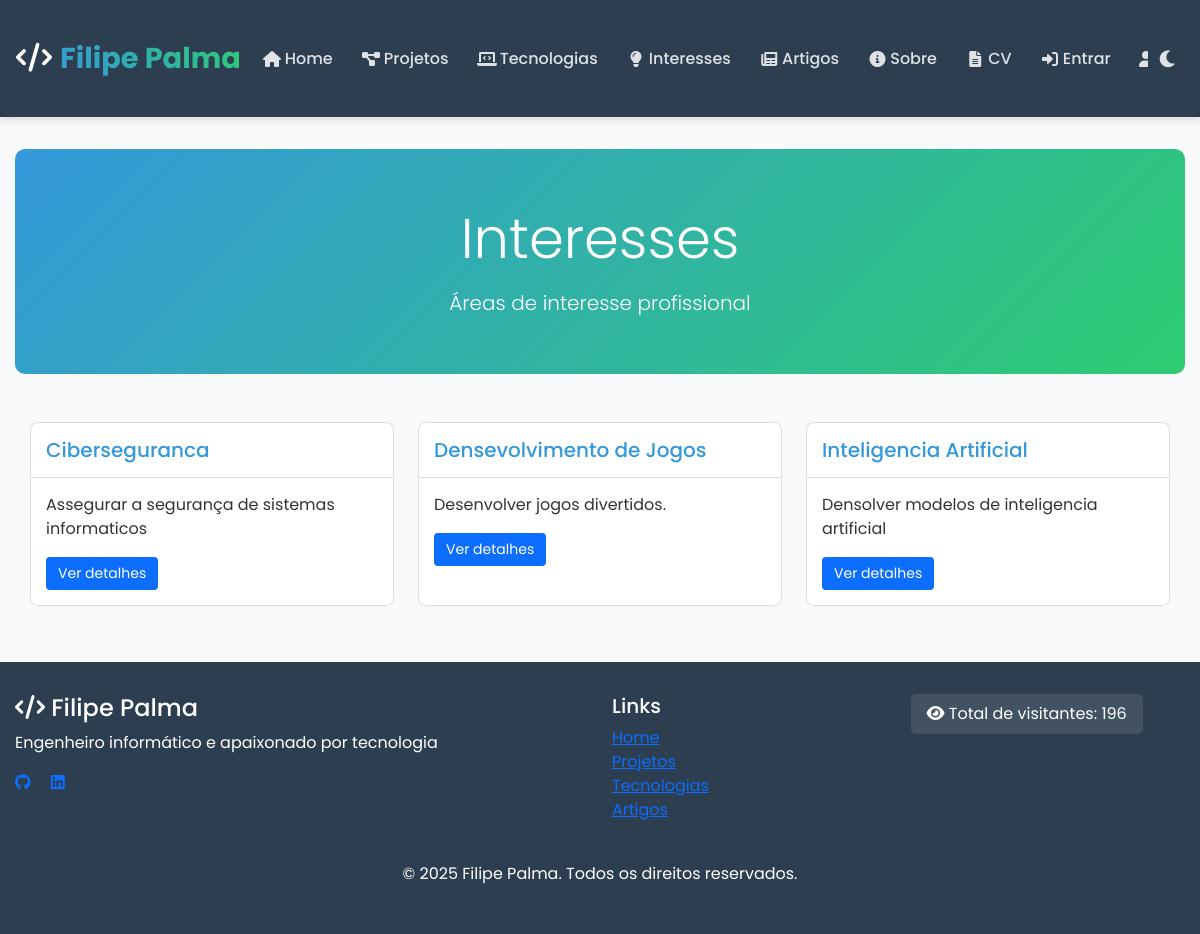
The page /portfolio/areainteresse/ on the database its author committed.
### portfolio/models.py (models this page shows, shortened)
class AreaInteresse(models.Model):
    nome = models.CharField(max_length=200)
    descricao = models.TextField()
    projetos = models.ManyToManyField(Projeto)
    tecnologias = models.ManyToManyField(Tecnologia)
    disciplinas = models.ManyToManyField(Disciplina)

### portfolio/views.py (the view)
# urls.py: path('areainteresse/', views.areainteresse_view, name='areainteresse'),
def areainteresse_view(request):
    areainteresse = AreaInteresse.objects.all()
    return render(request, "portfolio/areainteresse.html", {"areainteresse": areainteresse})

### portfolio/context_processors.py (called while the page is built)
def visitor_count(request):
    return {
        'visitor_count': Visitor.get_total_count()
    }

### portfolio/models.py (called while the page is built)
    @classmethod
    def get_total_count(cls):
        return cls.objects.count()

    @classmethod
    def get_or_create_visitor(cls, session_key):
        visitor, created = cls.objects.get_or_create(session_key=session_key)
        return visitor

### portfolio/templates/portfolio/areainteresse.html (shortened to what this page needs)
{% extends "portfolio/base.html" %}
{% block content %}
  <section class="tech-header text-center mb-5" data-aos="fade-up">
    <div class="container py-4">
      <h1 class="display-4 mb-3">Interesses</h1>
      <p class="lead mb-0">Áreas de interesse profissional</p>
    </div>
  </section>
  <div class="container">
    <div class="row">
      {% for a in areainteresse %}
        <div class="col-md-6 col-lg-4 mb-4">
          <div class="interesse-card">
            <div class="interesse-header">
              <h3>{{ a.nome }}</h3>
            </div>
            <div class="interesse-body">
              <p>{{ a.descricao|truncatechars:120 }}</p>
              <div class="interesse-actions">
                <button type="button" class="btn-action btn-ver" data-bs-toggle="modal" data-bs-target="#interesseModal{{ a.id }}">
                  Ver detalhes
                </button>
              </div>
            </div>
          </div>
        </div>
      {% endfor %}
    </div>
{% endblock %}

### static/portfolio/css/style.css (style rules this page uses)
:root { --primary-color: #3498db; --secondary-color: #2ecc71; --bg-color: #f8f9fa; --text-color: #333; --card-bg: #fff; --header-bg: #2c3e50; --footer-bg: #2c3e50; --border-color: #ddd; --hover-color: #e9ecef; --error-color: #dc3545; }
html, body { overflow-x: hidden; width: 100%; max-width: 100%; }
body { font-family: 'Poppins', sans-serif; background-color: var(--bg-color); color: var(--text-color); transition: all 0.3s ease-in-out; min-height: 100vh; display: flex; flex-direction: column; margin: 0; padding: 0; }

### static/portfolio/css/navbar-fix.css (style rules this page uses)
.navbar, .container { max-width: 100vw !important; box-sizing: border-box; overflow-x: hidden; }
body { position: relative; width: 100%; max-width: 100vw; }
.container, .container-fluid { padding-left: 15px; padding-right: 15px; width: 100%; max-width: 100vw; }

### static/portfolio/css/landscape-fix.css (style rules this page uses)
html, body { overflow-x: hidden; max-width: 100%; }

### portfolio/templates/portfolio/areainteresse.html (style rules this page uses)
.tech-header { background: linear-gradient(135deg, var(--primary-color) 0%, var(--secondary-color) 100%); color: white; padding: 2rem 0; margin-bottom: 3rem; border-radius: 10px; }
.interesse-card { border: 1px solid var(--border-color); border-radius: 8px; overflow: hidden; transition: all 0.3s ease; height: 100%; background-color: var(--card-bg); }
.interesse-header { padding: 15px; border-bottom: 1px solid var(--border-color); }
.interesse-header h3 { margin: 0; font-size: 1.25rem; color: var(--primary-color); }
.interesse-body { padding: 15px; }
.interesse-actions { display: flex; gap: 8px; margin-top: 10px; }
.btn-ver { background-color: #0d6efd; color: white; }
.btn-action { border-radius: 4px; padding: 6px 12px; font-size: 14px; border: none; cursor: pointer; }

### rows shown on the page
AreaInteresse: nome "Ciberseguranca", descricao "Assegurar a segurança de sistemas informaticos"
AreaInteresse: nome "Densevolvimento de Jogos", descricao "Desenvolver jogos divertidos."
AreaInteresse: nome "Inteligencia Artificial", descricao "Densolver modelos de inteligencia artificial"

### other values the page prints
{{ visitor_count }} "196"
